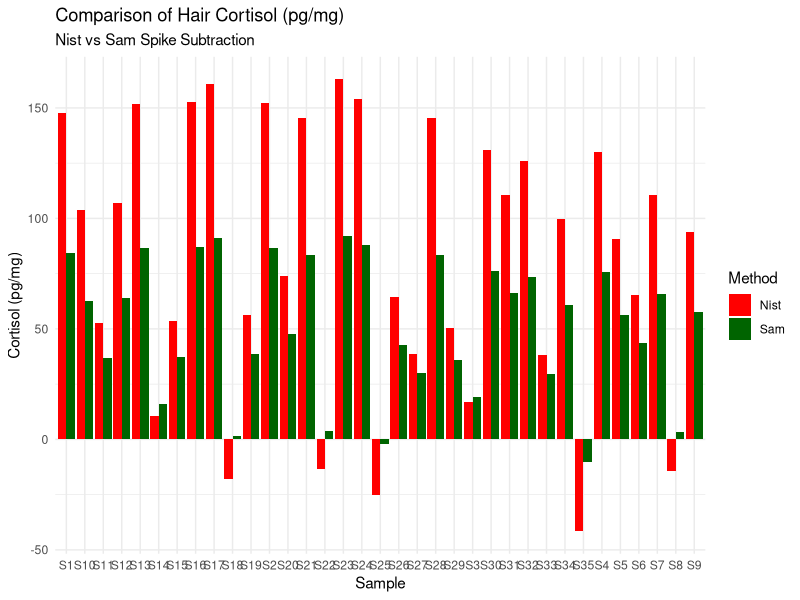

Generate this figure with R:
## ---- chunk 1
knitr::opts_chunk$set(echo = TRUE)
library(tidyr)
library(ggplot2)
## ---- chunk 2

# Simulate toy dataset
set.seed(42)
n <- 35

dSpike <- data.frame(
  SampleID = paste0("S", 1:n),
  Ave_Conc_pg.ml = runif(n, 33, 15600),  # Simulated ELISA values
  Buffer_ml = rep(0.25, n),            # Constant assay buffer volume (E)
  Spike = rep(1, n)                     # All samples are spiked
)

dSpike$Ave_Conc_ug.dL <- c(dSpike$Ave_Conc_pg.ml/10000) # transform to microliter/deciliter
dSpike$Weight_mg <- 50              # Hair weights
extraction <- 1 / 0.75    # Methanol extraction ratio (in mL)

# Two versions of the calculation
std <- (3191+3228)/2
std_ug.dL  <- (std/10000)
std_ug.dL_Nist <- std_ug.dL   # Nist
std_pg.ml_Sam <- std  # Sam 

# Nist calculation 
# A/B * C/D * E * 10,000 * 2 = F

dSpike$pg.mg_Nist <- ((dSpike$Ave_Conc_ug.dL - std_ug.dL_Nist) / dSpike$Weight_mg) * # A/B *
  extraction *              # C/D *
  dSpike$Buffer_ml * 10000 * 2  # E * 10000

summary(dSpike$pg.mg_Nist)


# Sam (Accounting for spike contribution)
##  ( Spike vol. x Spike Conc.)
##  ---------------------------  / dilution = Spike contribution
##          Total vol. 
  
SpikeVol_uL <- 25 # in microliters
SpikeVol_ml <- SpikeVol_uL/1000  # transform to mL
dilution <- 1
Vol_in_well.tube_ml <- 0.05   # in mL

# calculate contribution of spike
dSpike$Spike.cont_pg.mL <- (((SpikeVol_ml * std_pg.ml_Sam  ) / # Volume of spike * Spike concentration
                            Vol_in_well.tube_ml) / # divided by the total volume (spike + sample)
                              dilution) # resulting number changes depending on the dilution
# Calculating final vals
dSpike$pg.mg_Sam <- 
      ((dSpike$Ave_Conc_pg.ml - dSpike$Spike.cont_pg.mL) / # (A - spike) / B
      dSpike$Weight_mg) *
      extraction *      # C / D
      dSpike$Buffer_ml    # E * 

# Compare in a tidy format


dLong <- pivot_longer(
  dSpike,
  cols = c("pg.mg_Nist", "pg.mg_Sam"),
  names_to = "Method",
  values_to = "Final_pg.mg"
)

# Plot
ggplot(dLong, aes(x = SampleID, y = Final_pg.mg, fill = Method)) +
  geom_bar(stat = "identity", position = "dodge") +
  labs(
    title = "Comparison of Hair Cortisol (pg/mg)",
    subtitle = "Nist vs Sam Spike Subtraction",
    y = "Cortisol (pg/mg)", x = "Sample"
  ) +
  theme_minimal() +
  scale_fill_manual(values = c("pg.mg_Nist" = "red", "pg.mg_Sam" = "darkgreen"),
                    labels = c("Nist", "Sam"))

dWide <- dSpike[, c("pg.mg_Nist", "pg.mg_Sam")]
summary(dWide)
mean(abs(dWide$pg.mg_Nist - dWide$pg.mg_Sam))

